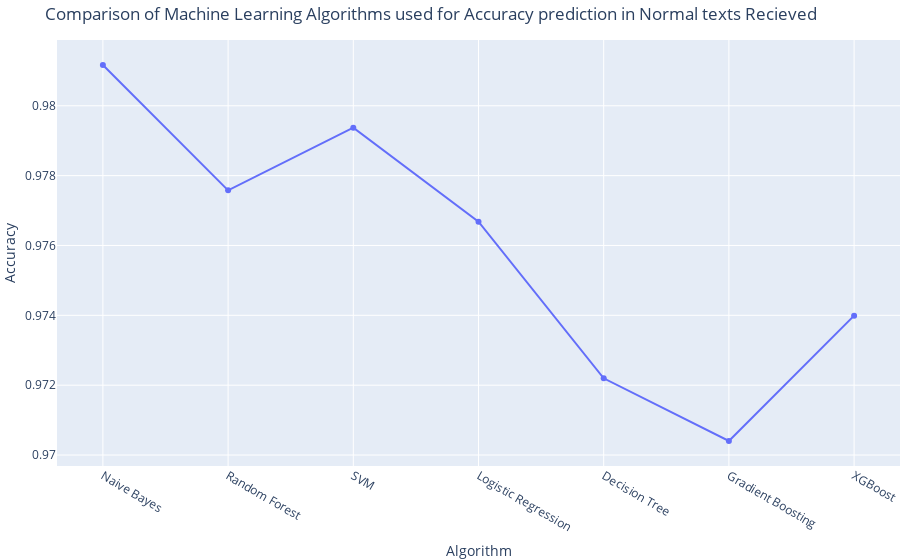

Notebook code cell kept with this figure:
### Code cell
algorithm_names = ['Naive Bayes', 'Random Forest', 'SVM', 'Logistic Regression', 'Decision Tree', 'Gradient Boosting', 'XGBoost']
accuracies1 = [accuracy_nb_org, accuracy_rfc_org, accuracy_svm_org, accuracy_lor_org, accuracy_dtc_org, accuracy_gb_org, accuracy_xgb_org]

fig = go.Figure()

fig.add_trace(go.Scatter(x=algorithm_names, y=accuracies1, mode='lines+markers'))

fig.update_layout(
    title='Comparison of Machine Learning Algorithms used for Accuracy prediction in Normal texts Recieved',
    xaxis_title='Algorithm',
    yaxis_title='Accuracy',
    xaxis_tickangle=30,
    margin=dict(l=0, r=0, b=0, t=40),
)

fig.show()

### Figure 1 — Plotly figure (JSON) as saved in the notebook; plotly's stock layout.template omitted (floating-point values rounded to 4 significant figures)
{"data": [{"mode": "lines+markers", "type": "scatter", "x": ["Naive Bayes", "Random Forest", "SVM", "Logistic Regression", "Decision Tree", "Gradient Boosting", "XGBoost"], "y": [0.9812, 0.9776, 0.9794, 0.9767, 0.9722, 0.9704, 0.974]}], "layout": {"margin": {"b": 0, "l": 0, "r": 0, "t": 40}, "title": {"text": "Comparison of Machine Learning Algorithms used for Accuracy prediction in Normal texts Recieved"}, "xaxis": {"tickangle": 30, "title": {"text": "Algorithm"}}, "yaxis": {"title": {"text": "Accuracy"}}}}
